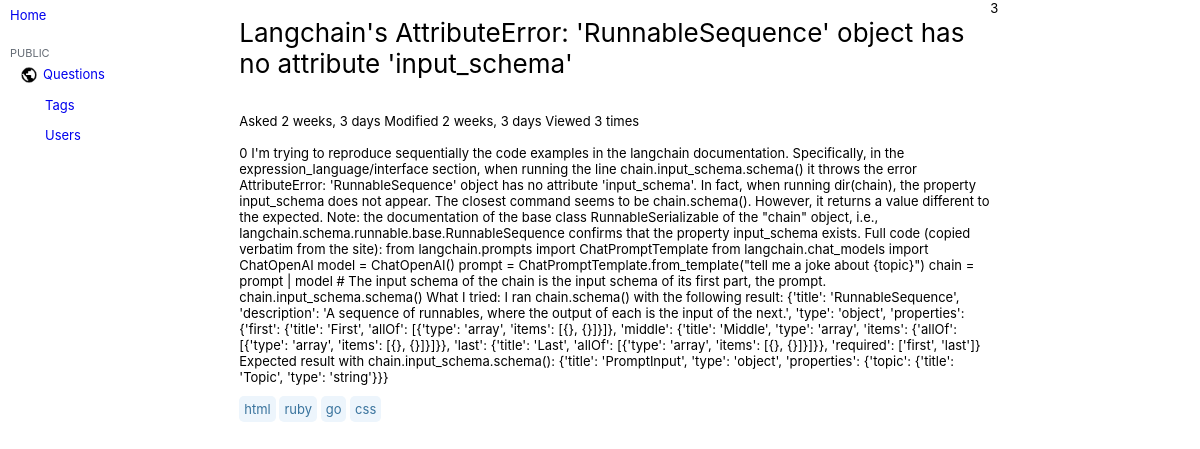
Page /questions/12 (signed in) on the committed database.
### base/models.py (models this page shows, shortened)
class Discuss(models.Model):
    user = models.ForeignKey(User, null=True, on_delete=models.SET_NULL)
    topics = models.ManyToManyField(Tag, related_name='topics')
    views = models.ManyToManyField(User, related_name='user')
    title = models.CharField(max_length=300)
    body = models.TextField()
    votes = models.IntegerField(null=True, blank=True)
    updated = models.DateTimeField(auto_now=True)
    created = models.DateTimeField(auto_now_add=True)

class Tag(models.Model):
    tags = models.CharField(max_length=50, null=True)
    tag_body = models.TextField(null=True, blank=True)
    tag_count = models.IntegerField(null=True, blank=True)
    updated = models.DateTimeField(auto_now=True)
    created = models.DateTimeField(auto_now_add=True)
    def __str__(self):
        return self.tags

### base/views.py (the view)
# urls.py: path('questions/<str:id>', views.discuss_room, name='discuss_room'),
@login_required(login_url='home')
def discuss_room(request, id):
    specified_discuss = Discuss.objects.get(id=id)
    specified_discuss.views.add(request.user)  # added new user to views section
    context = {
        'specified_discuss': specified_discuss,
    }
    return render(request, 'base/discuss_room.html', context=context)

### base/templates/base/discuss_room.html
{% include 'head.html' %}
<div class="whole-page">
    <div style="flex-grow: 2">
        {% include 'navbar.html' %}
    </div>
    <div style="flex-grow: 5;max-width: 751px">
        <h1>{{ specified_discuss.title }}</h1><br>
        <div>Asked {{ specified_discuss.created|timesince}} Modified {{specified_discuss.updated|timesince}} Viewed
            {{specified_discuss.views.all.count}} times
        </div>
        <br>
        <div>{{ specified_discuss.body }}</div>
        <br>
        <div class="tags">
            {% for tag in specified_discuss.topics.all %}
            <a> {{ tag|lower }}</a>
            {% endfor %}
        </div>
    </div>
    <div style="flex-grow: 3">3</div>
</div>

### static/styles/style.css (style rules this page uses)
body, a, form { margin: 0; padding: 0; text-decoration: none; font-family: -apple-system, system-ui, BlinkMacSystemFont, "Segoe UI", Roboto; font-size: 13px; }
h1, h2, h3 { font-weight: 400; }
.whole-page { display: flex; justify-content: center; min-height: 100%; }
.tags a { background: hsl(210, 73%, 96%); color: hsl(205, 47%, 42%, 1); border-radius: 5px; padding: 5px; border: none; }

### rows in the picture
Discuss: title "Langchain's AttributeError: 'RunnableSequence' object has no attribute 'input_schema'", created "2 weeks, 3 days", updated "2 weeks, 3 days", views.all.count "3", body "0 I'm trying to reproduce sequentially the code examples in the langchain documentation. Specifically, in the expression_language/interface section, when running the line chain.input_schema.schema() it throws the error AttributeError: 'RunnableSequence' object has no attribute 'input_schema'. In fact, when running dir(chain), the property input_schema does not appear. The closest command seems to be chain.schema(). However, it returns a value different to the expected. Note: the documentation of the base class RunnableSerializable of the \"chain\" object, i.e., langchain.schema.runnable.base.RunnableSequence confirms that the property input_schema exists. Full code (copied verbatim from the…"
Tag: tags "html"
Tag: tags "ruby"
Tag: tags "go"
Tag: tags "css"
